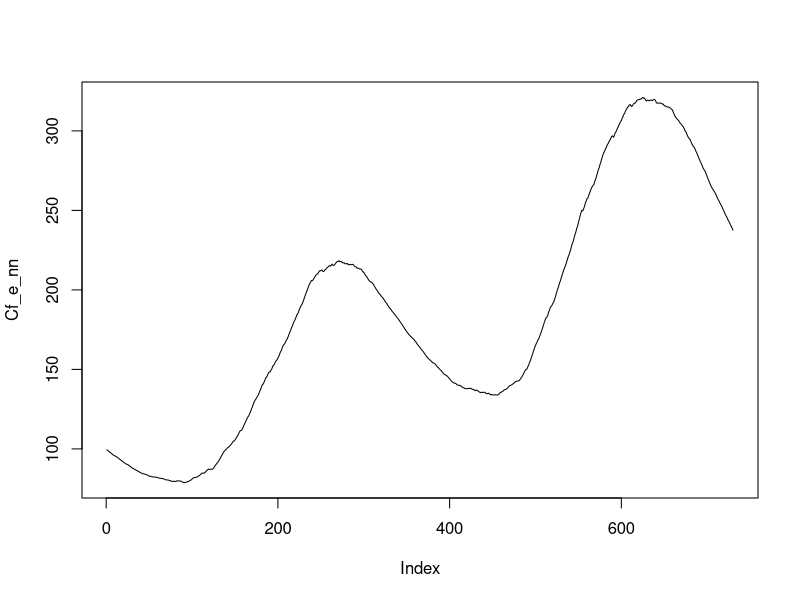

The R script that drew this image:
## Program: DALEC_ev_noisy.R
## Author: John W Smith Jr
## Date: 10/19/2018
## Description: Simulates data using the Reflex Evergreen model. Adds both process and observational noise into the data.
## After simulating the data, a STAN model is compiled (see model_fixG.stan for details). This model is then fit using STAN, 
## a Hamiltonian Monte Carlo sampler. Plots are created for densities of the underlying parameters with credible intervals, and
## plots of the latent carbon pools are compared to the true (deterministic / noiseless) states. 

## Set directory to be location of the folder containing the following files:
##    - DALEC_ev_noisy.R (this file)
##    - DALEC_ev_R.R
##    - model_fixG.stan
##    - EV1_drivers.csv
##    - EV1_initial.csv
direc = 'Reflex/Sampler'
setwd(paste('~/', direc, sep =''))

GPP = function(lai, p11, maxt, mint, Ca, lat, yearday, Nit, rad){
  ## Creates GPP function in order to compute the GPP for a day based on values input from the drivers
  
  ## Sets parameters
  psid = -2
  rtot = 1
  trange = .5*(maxt - mint)
  a = c(p11, 
        0.0156935, 
        4.22273,
        208.868,
        0.0453194, 
        0.37836,
        7.19298,
        0.011136,
        2.1001, 
        0.789798)
  gs = abs((psid))^a[10] / (a[6]*rtot + trange)
  pp = lai*Nit/gs*a[1]*exp(a[8]*maxt)
  qq = a[3] - a[4]
  ci = .5*(Ca + qq - pp + ((Ca+qq-pp)^2 - 
                             4*(Ca*qq - pp*a[3]))^(.5) )
  e0 = (a[7]*lai**2 / (lai**2 + a[9]) )
  dec = -23.4*cos((360*(yearday + 10)/365)*pi/180)*pi/180
  mult = tan(lat)*tan(dec)
  
  ## Changes dayl variable depending on value of mult
  if (mult >= 1){
    dayl = 24
  } else if(mult <= -1){
    dayl = 0
  } else{
    dayl = 24*acos(-mult)/pi
  }
  cps = e0*rad*gs*(Ca - ci) / (e0*rad + gs*(Ca - ci))
  gpp = cps*(a[2]*dayl + a[5])
  return(gpp)
}
## Sets global constants
nday = 730
psid = -2
rtot = 1

## Reads in drivers and sets column names
if ('EV1_drivers.csv' %in% dir()){
  drivers_ev = read.csv('./EV1_drivers.csv', header = F)
  colnames(drivers_ev) = c('projectday', 'mint', 'maxt', 'rad', 'ca', 'yearday')
} else{
  cat('Please add file EV1_drivers.csv to the directory. \n')
}

## Reads in initial conditions
if ('EV1_initial.csv' %in% dir()){
  init_ev = read.csv('./EV1_initial.csv', header = F)
} else{
  cat('Please add file EV1_initial.csv to the directory. \n')
}
## Sets values for p and initializes relevant variables
#p_e = init_ev[1:11,]
#p_e = rep(NA, 11)
#p_e[1] = 1e-6 + (.01 - 1e-6)*runif(1,0,1)
#p_e[2] = .2 + .5*runif(1,0,1)
#p_e[3] = .01 + .49*runif(1,0,1)
#p_e[4] = .01 + .49*runif(1,0,1)
#p_e[5] = 1e-4 + (.1 - 1e-4)*runif(1,0,1)
#p_e[6] = 1e-6 + (.01 - 1e-6)*runif(1,0,1)
#p_e[7] = 1e-4 + (.01 - 1e-4)*runif(1,0,1)
#p_e[8] = 1e-5 + (.1 - 1e-5)*runif(1,0,1)
#p_e[9] = 1e-6 + (.01 - 1e-6)*runif(1,0,1)
#p_e[10] = .05 + .15*runif(1,0,1)
#p_e[11] = 5 + 15*runif(1,0,1)
p_e = c(0.009000000, 0.408894241, 0.398498134, 0.015000000, 0.005620647,
        0.0001, 0.000150000, 0.073184997, 0.000010000, 0.190000000, 18.000000000)

Cf_e_nn = rep(NA, nday)
Cr_e_nn = rep(NA, nday)
Cw_e_nn = rep(NA, nday)
Clit_e_nn = rep(NA, nday)
Csom_e_nn = rep(NA, nday)
G_e = rep(NA, nday)
Ra_e = rep(NA, nday)
Af_e = rep(NA, nday)
Aw_e = rep(NA, nday)
Ar_e = rep(NA, nday)
Lf_e = rep(NA, nday)
Lw_e = rep(NA, nday)
Lr_e = rep(NA, nday)
Rh1_e = rep(NA, nday)
Rh2_e = rep(NA, nday)
D_e = rep(NA, nday)
NEE_e_nn = rep(NA, nday)
LAI = rep(NA, nday)
Cf_e_nn[1] = init_ev[12,]
Cr_e_nn[1] = init_ev[13,]
Cw_e_nn[1] = init_ev[14,]
Clit_e_nn[1] = init_ev[15,]
Csom_e_nn[1] = init_ev[16,]

## Scales lat, sets Nit and LMA
lat_e = init_ev[17,]
lat_e = lat_e * pi / 180
Nit_e = init_ev[18,]
LMA_e = init_ev[19,]

## Iterates through forloop to compute carbon fluxes
for (i in 1:nday){
  ## j is a dummy variable that was needed to match the results from the original F90 model, which did not use indices in the loop
  ## and instead wrote to the .csv file at every iteration in the loop
  if (i == 1){
    j = 1
  } else{
    j = i-1
  }
  ## Computes LAI, passes LAI, p11, and initial conditions and drivers into GPP function to calculate G_e
  LAI[i] = max(.1, Cf_e_nn[j]/LMA_e)
  G_e[i] = GPP(lai = LAI[i], p11 = p_e[11], maxt = drivers_ev$maxt[i], mint = drivers_ev$mint[i], Ca = drivers_ev$ca[i], 
               lat = lat_e, yearday = drivers_ev$yearday[i], Nit = Nit_e, rad = drivers_ev$rad[i])
  ## Calculates Trate
  Trate = .5*exp(p_e[10]*.5*(drivers_ev$maxt[i] + drivers_ev$mint[i]))
  ## Calculates values needed to compute carbon pools
  Ra_e[i] = p_e[2]*G_e[i]
  Af_e[i] = (G_e[i] - Ra_e[i])*p_e[3]
  Ar_e[i] = (G_e[i] - Ra_e[i] - Af_e[i])*p_e[4]
  Aw_e[i] = G_e[i] - Ra_e[i] - Af_e[i] - Ar_e[i]
  Lf_e[i] = p_e[5]*Cf_e_nn[j]
  Lw_e[i] = p_e[6]*Cw_e_nn[j]
  Lr_e[i] = p_e[7]*Cr_e_nn[j]
  Rh1_e[i] = p_e[8]*Clit_e_nn[j]*Trate
  Rh2_e[i] = p_e[9]*Csom_e_nn[j]*Trate
  D_e[i] = p_e[1]*Clit_e_nn[j]*Trate
  ## Compute Carbon Pools, add process error noise
  Cf_e_nn[i] = Cf_e_nn[j] + Af_e[i] - Lf_e[i] 
  Cw_e_nn[i] = Cw_e_nn[j] + Aw_e[i] - Lw_e[i]
  Cr_e_nn[i] = Cr_e_nn[j] + Ar_e[i] - Lr_e[i] 
  Clit_e_nn[i] = Clit_e_nn[j] + Lf_e[i] + Lr_e[i] - Rh1_e[i] - D_e[i] 
  Csom_e_nn[i] = Csom_e_nn[j] + D_e[i] - Rh2_e[i] + Lw_e[i] 
  NEE_e_nn[i] = Ra_e[i] + Rh1_e[i] + Rh2_e[i] - G_e[i]
}

plot(Cf_e_nn, type = 'l')

## Possible parameters!
## 0.001997662  0.408894241  0.398498134  0.264426926  0.005620647  0.009841923  0.006736792  0.073184997  0.007472635  0.137474255 11.977141728

# p_e
#[1]  0.001997662  0.408894241  0.398498134  0.015000000  0.005620647  0.000100000  0.006736792  0.073184997  0.007472635  0.137474255 11.977141728

# p_e
# [1]  0.001997662  0.408894241  0.398498134  0.015000000  0.005620647  0.000100000  0.000500000  0.073184997  0.007472635  0.137474255 11.977141728

# p_e - WORKS
# > p_e
# [1]  0.009000000  0.408894241  0.398498134  0.015000000  0.005620647  0.000100000  0.000150000  0.073184997  0.000010000  0.190000000 18.000000000